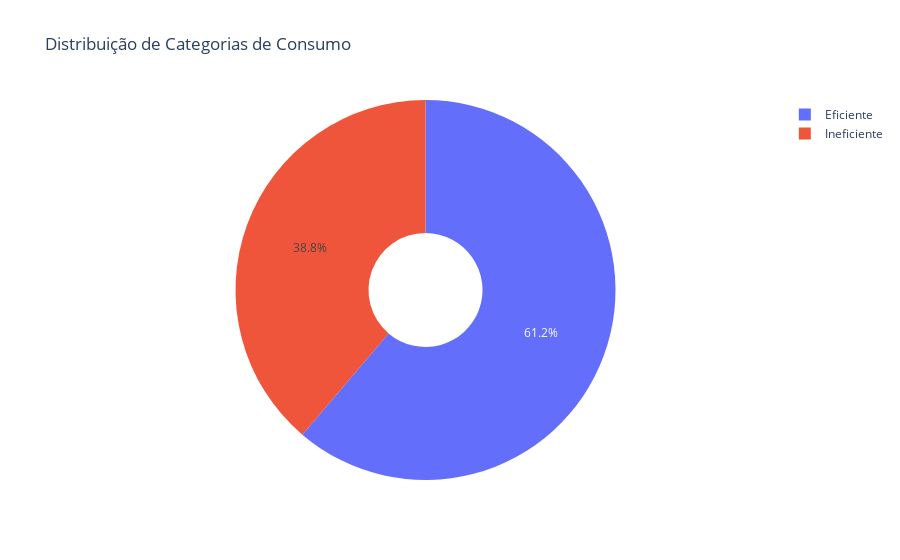

Write notebook code for a chart like this one.
### Code cell
import plotly.express as px

contagem_categorias = dados_filtrados['CATEGORIA_CONSUMO'].value_counts()

fig = px.pie(
    values=contagem_categorias.values,
    names=contagem_categorias.index,
    title='Distribuição de Categorias de Consumo',
    hole=0.3  
)

fig.show()

### Figure 1 — Plotly figure (JSON) as saved in the notebook; plotly's stock layout.template omitted (floating-point values rounded to 4 significant figures)
{"data": [{"domain": {"x": [0, 1], "y": [0, 1]}, "hole": 0.3, "hovertemplate": "label=%{label}<br>value=%{value}<extra></extra>", "labels": ["Eficiente", "Ineficiente"], "legendgroup": "", "name": "", "showlegend": true, "type": "pie", "values": [30, 19]}], "layout": {"legend": {"tracegroupgap": 0}, "title": {"text": "Distribuição de Categorias de Consumo"}}}
